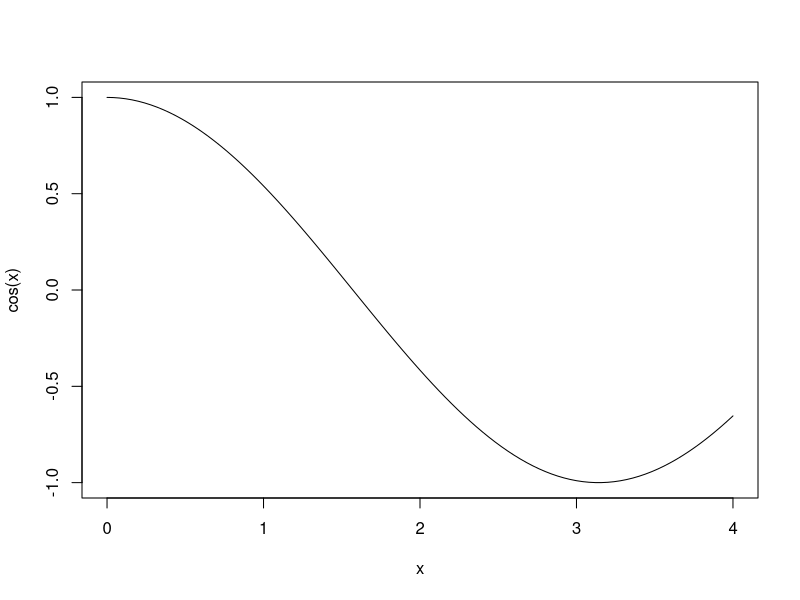

Recreate this plot in R.
#
# Title:
#   Ejercicios Computación Estadística - Hoja 4 - Ejercicio 1
#
# Author:
#   Sergio García Prado - garciparedes.me
#
# Date:
#   April 2018
#


rm(list = ls())

#
# Apartado a)
#

x <- seq(0, 4 * pi, length = 400)

curve(cos(x), 0, 4)
